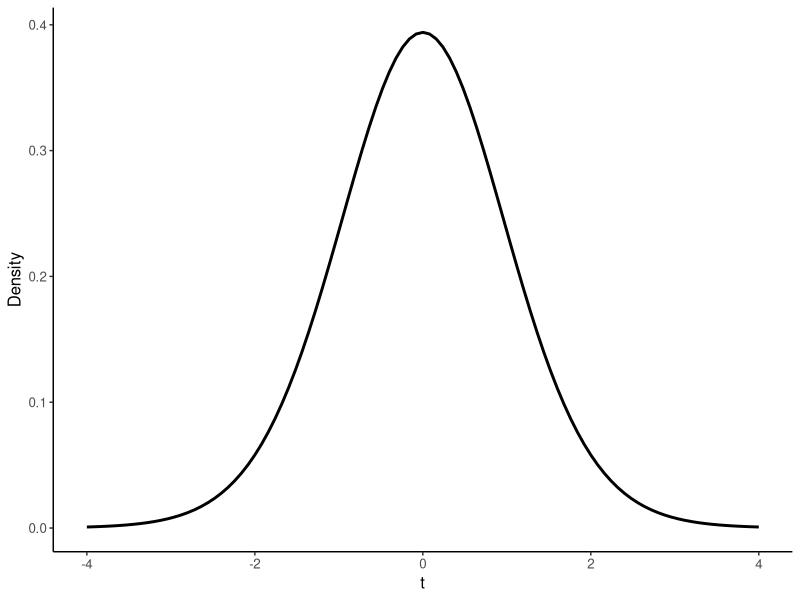
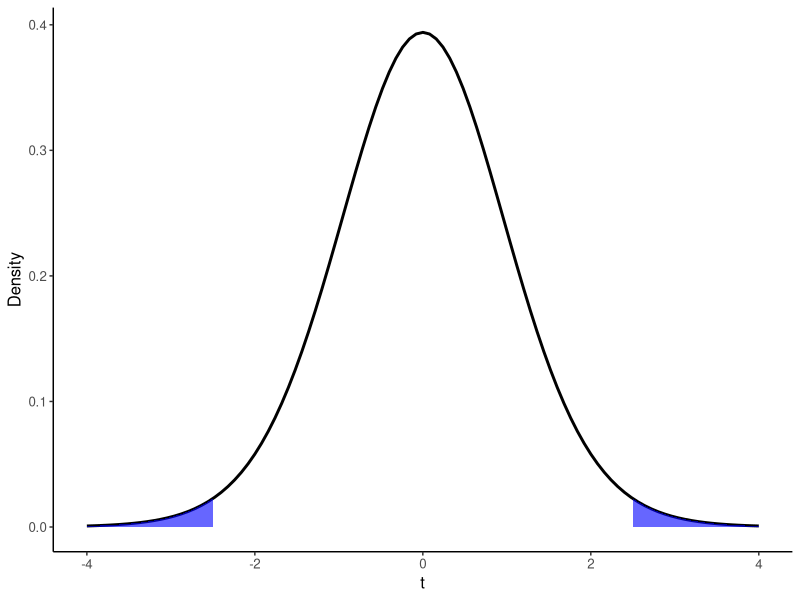

Write the R code that produced these figures, in order.
## ---- chunk 1
#| echo: false


library(tidyverse)
## ---- chunk 2
#| echo: false
#| fig.height: 2.5
#| fig.width: 4
#| fig.align: center
data.frame(x = seq(-4, 4, length = 100)) |>
  ggplot(aes(x = x)) +
  stat_function(fun = dt, args = list(df = 20), linewidth = 1) +
  labs(y = "Density", x = "t") +
  theme_classic() +
  theme(text = element_text(size=12))
## ---- chunk 3
#| echo: false
#| fig.height: 3
#| fig.width: 6
#| fig.align: center
data.frame(x = seq(-4, 4, length = 100)) |>
  ggplot(aes(x = x)) +
  stat_function(fun = dt, args = list(df = 20), linewidth = 1) +
  stat_function(fun = dt, args = list(df = 20),
                xlim = c(-4,-2.5),
                geom = "area", fill = "blue", alpha = 0.6) +
stat_function(fun = dt, args = list(df = 20),
                xlim = c(2.5, 4),
                geom = "area", fill = "blue", alpha = 0.6) +
  labs(y = "Density", x = "t") +
  theme_classic() +
  theme(text = element_text(size=12))
